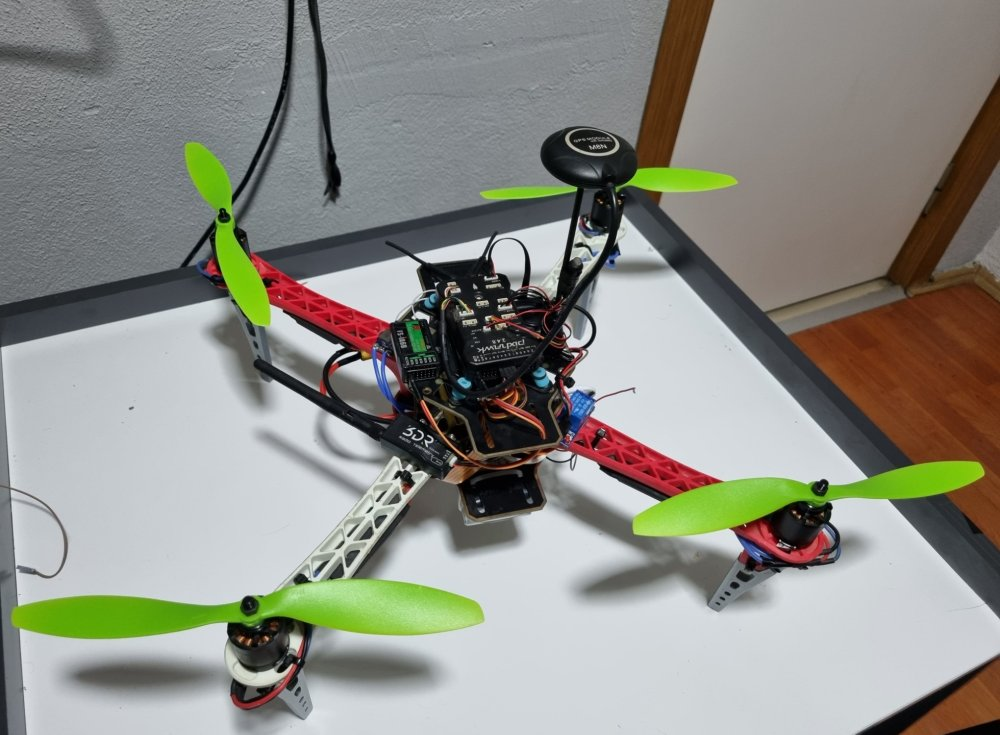
#> input picture media/images/drone_angle.jpg, 1000 x 735 px
$ python -i preprocess.py   (imports and definitions only)
#> lines starting #> are read from the running program, lines starting #| are printed output that depends on the picture
#> further down, picture is the input picture: shape (735, 1000, 3); mean B, G, R 134.2, 141.7, 141.4
"""Image enhancement applied before detection (from the original drone)."""
import cv2
import numpy as np

SHARPEN_KERNEL = np.array([[0, -1, 0],
                           [-1, 5, -1],
                           [0, -1, 0]], dtype=np.float32)


def equalize_luma(frame):
    """Equalise brightness only: histogram on the Y channel keeps colours intact."""
    yuv = cv2.cvtColor(frame, cv2.COLOR_BGR2YUV)
#> yuv: shape (735, 1000, 3); mean of channels 0, 1, 2 140.8, 124.6, 128.3
    yuv[:, :, 0] = cv2.equalizeHist(yuv[:, :, 0])
#> yuv: shape (735, 1000, 3); mean of channels 0, 1, 2 128.5, 124.6, 128.3
    return cv2.cvtColor(yuv, cv2.COLOR_YUV2BGR)
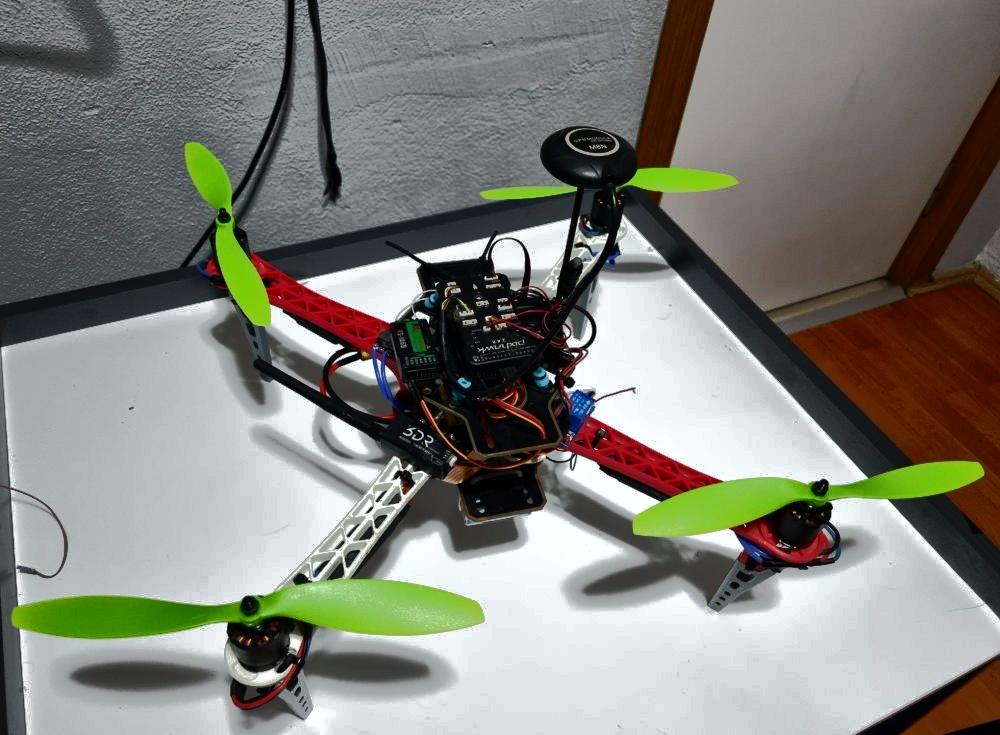
#> returned value: shape (735, 1000, 3); mean B, G, R 122.2, 129.9, 128.8


def sharpen(frame):
    return cv2.filter2D(frame, -1, SHARPEN_KERNEL)
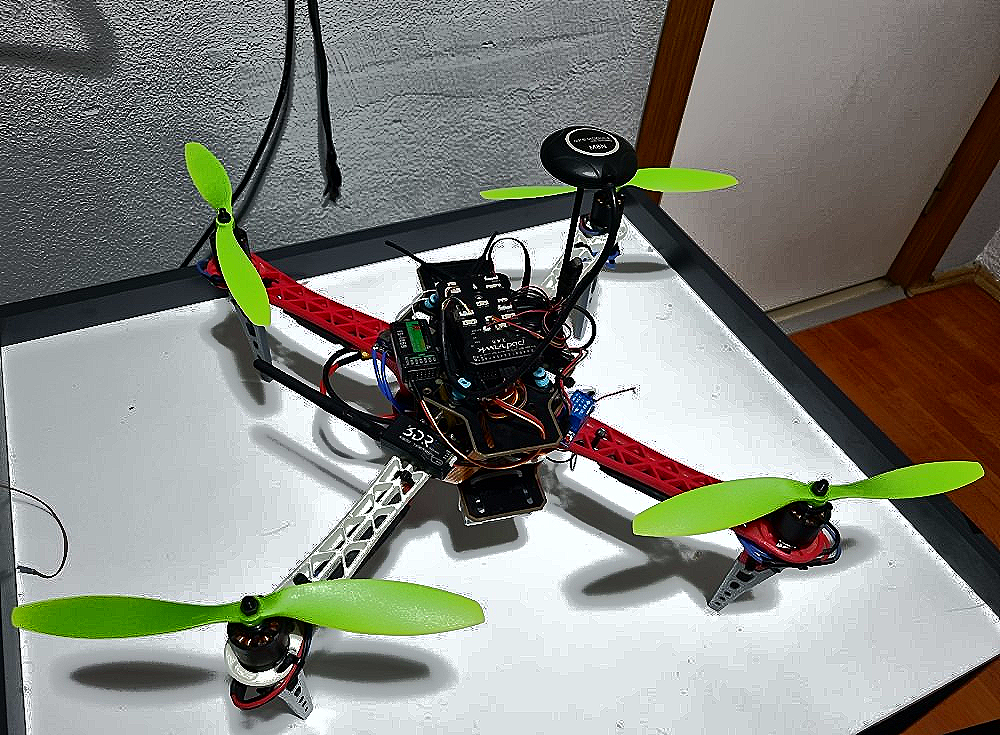
#> returned value: shape (735, 1000, 3); mean of channels 0, 1, 2 122.4, 129.9, 128.8; drawn as B, G, R


def preprocess(frame, equalize=True, sharpen_edges=True):
    if equalize:
        frame = equalize_luma(frame)
    if sharpen_edges:
        frame = sharpen(frame)
    return frame

>>> import cv2
>>> picture = cv2.imread('../../../media/images/drone_angle.jpg')
>>> result = preprocess(picture)

$ run again, on media/images/drone_build.jpg
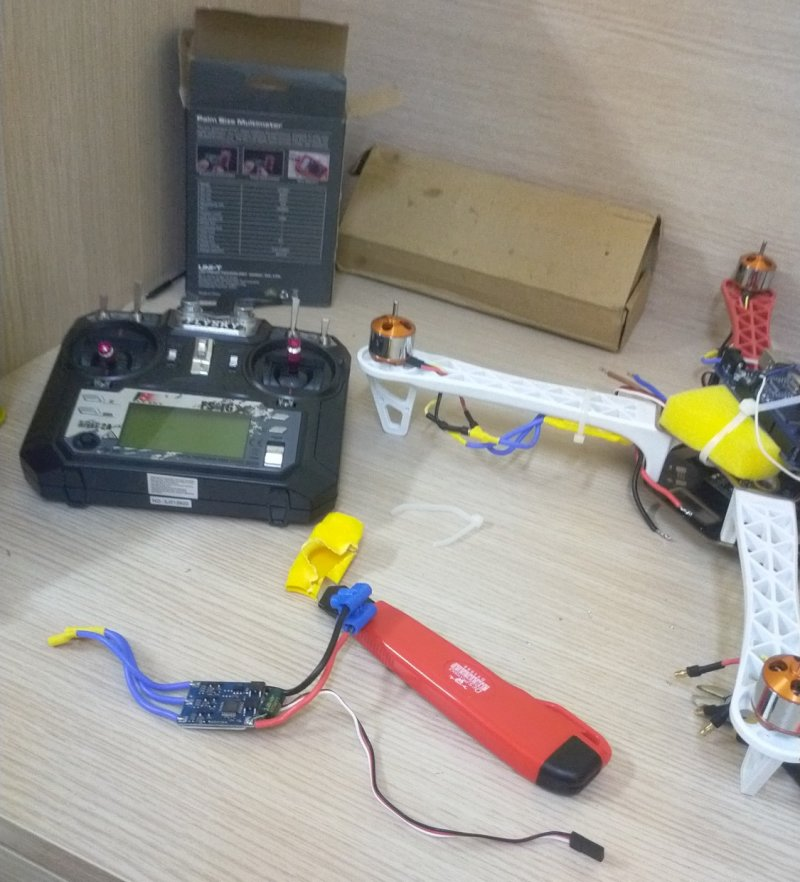
#> input picture media/images/drone_build.jpg, 800 x 882 px
#> picture is the input picture: shape (882, 800, 3); mean B, G, R 140.3, 148.7, 154.1
#> in equalize_luma, `return cv2.cvtColor(yuv, cv2.COLOR_YUV2BGR)`:
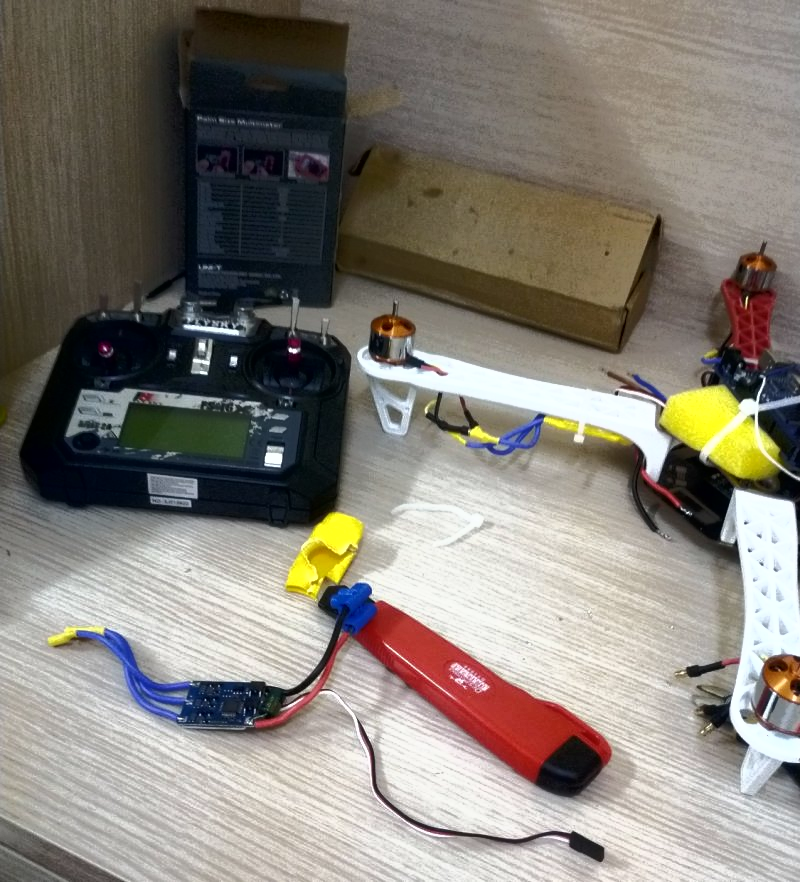
#> returned value: shape (882, 800, 3); mean B, G, R 119.4, 127.6, 133.2

$ run again, on media/images/drone_camera.jpg
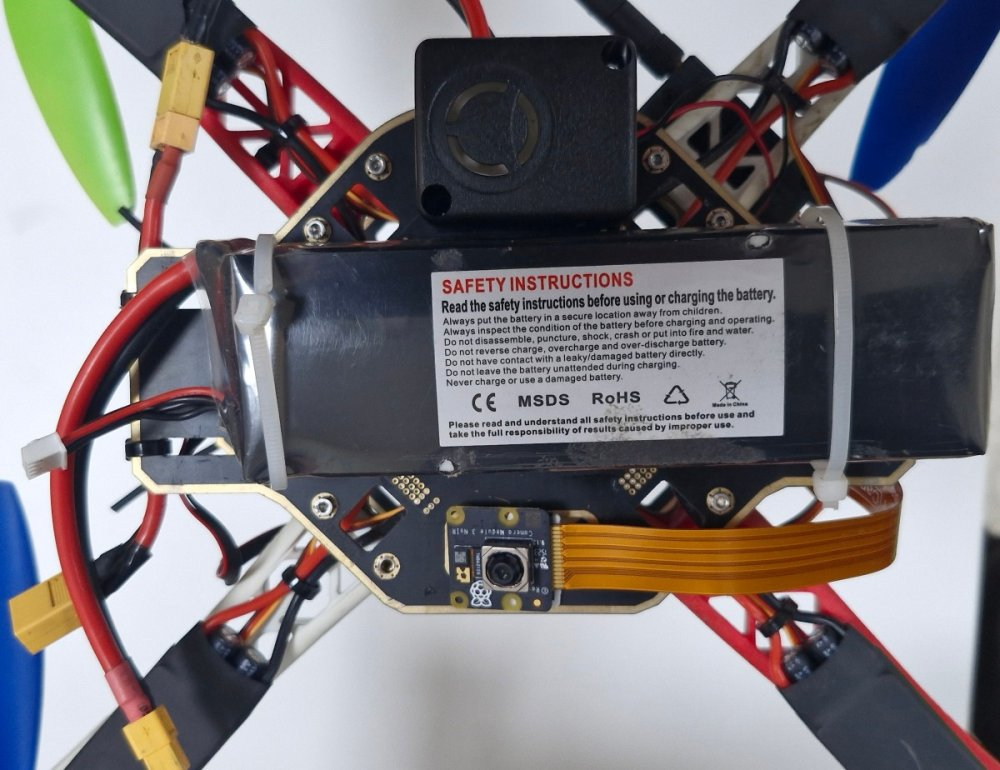
#> input picture media/images/drone_camera.jpg, 1000 x 770 px
#> picture is the input picture: shape (770, 1000, 3); mean B, G, R 121.8, 118.6, 122.9
#> in equalize_luma, `return cv2.cvtColor(yuv, cv2.COLOR_YUV2BGR)`:
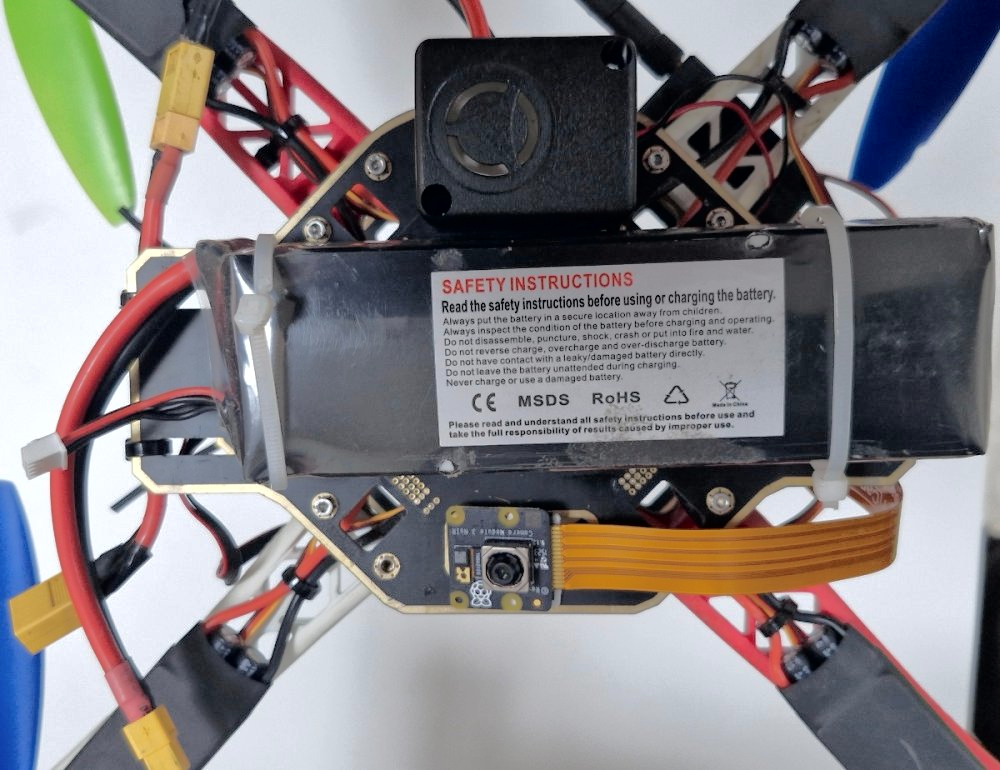
#> returned value: shape (770, 1000, 3); mean B, G, R 129.1, 126.7, 130.7

$ run again, on media/images/drone_side.jpg
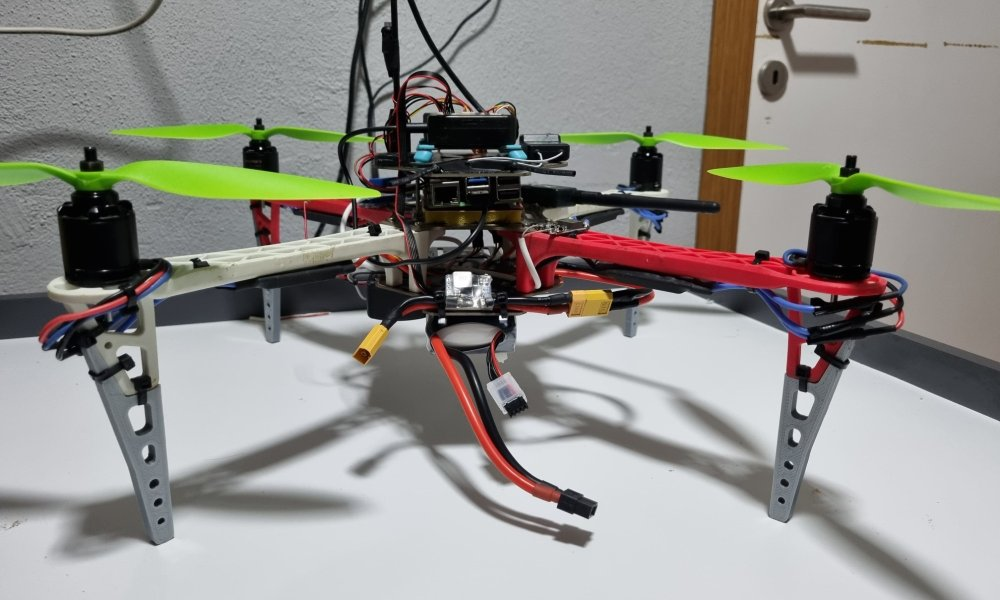
#> input picture media/images/drone_side.jpg, 1000 x 600 px
#> picture is the input picture: shape (600, 1000, 3); mean B, G, R 139.5, 143.7, 145.2
#> in equalize_luma, `return cv2.cvtColor(yuv, cv2.COLOR_YUV2BGR)`:
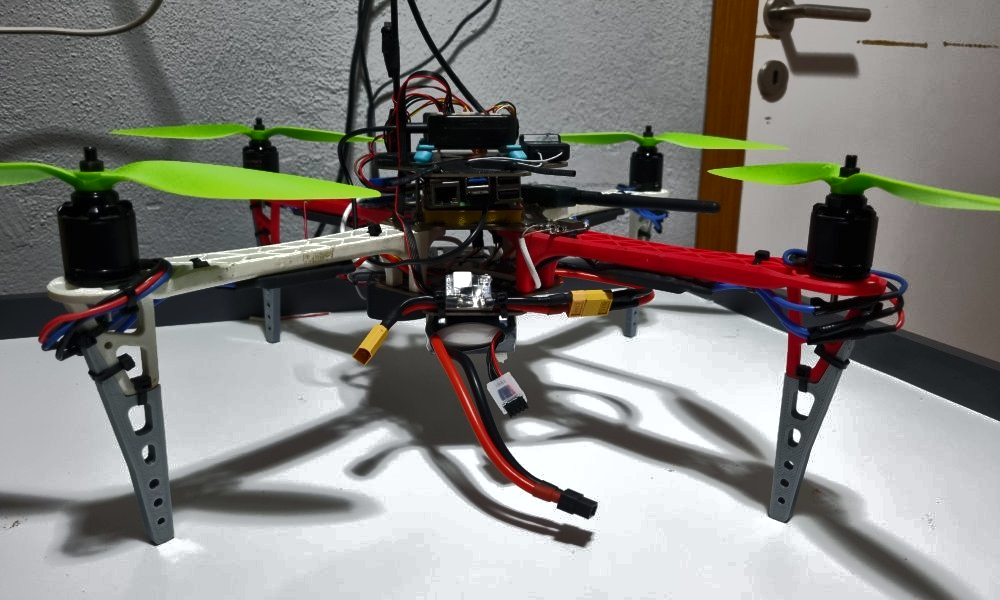
#> returned value: shape (600, 1000, 3); mean B, G, R 124.4, 128.6, 130
#> in sharpen, `return cv2.filter2D(frame, -1, SHARPEN_KERNEL)`:
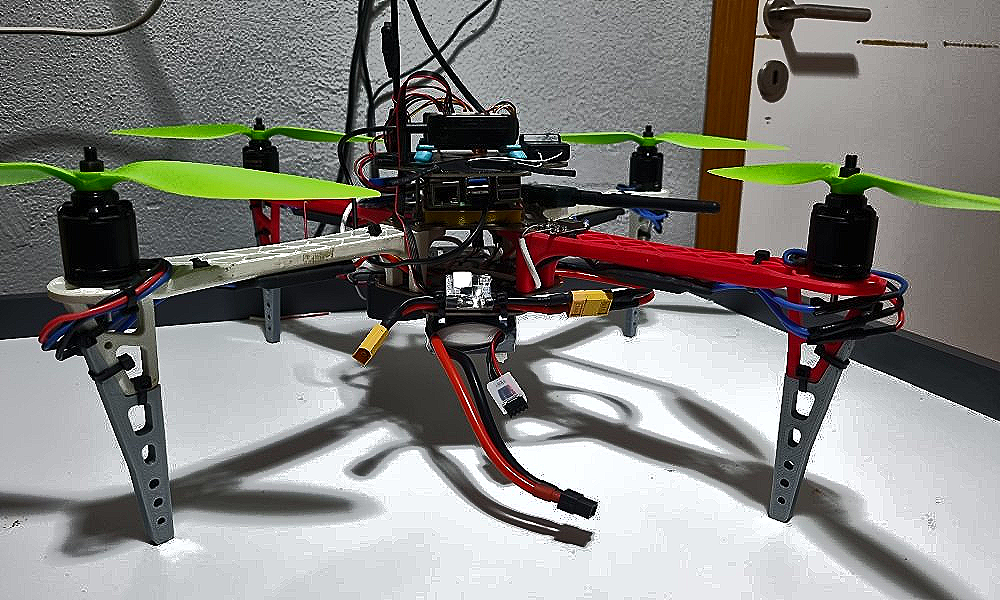
#> returned value: shape (600, 1000, 3); mean of channels 0, 1, 2 124.6, 128.6, 129.9; drawn as B, G, R
